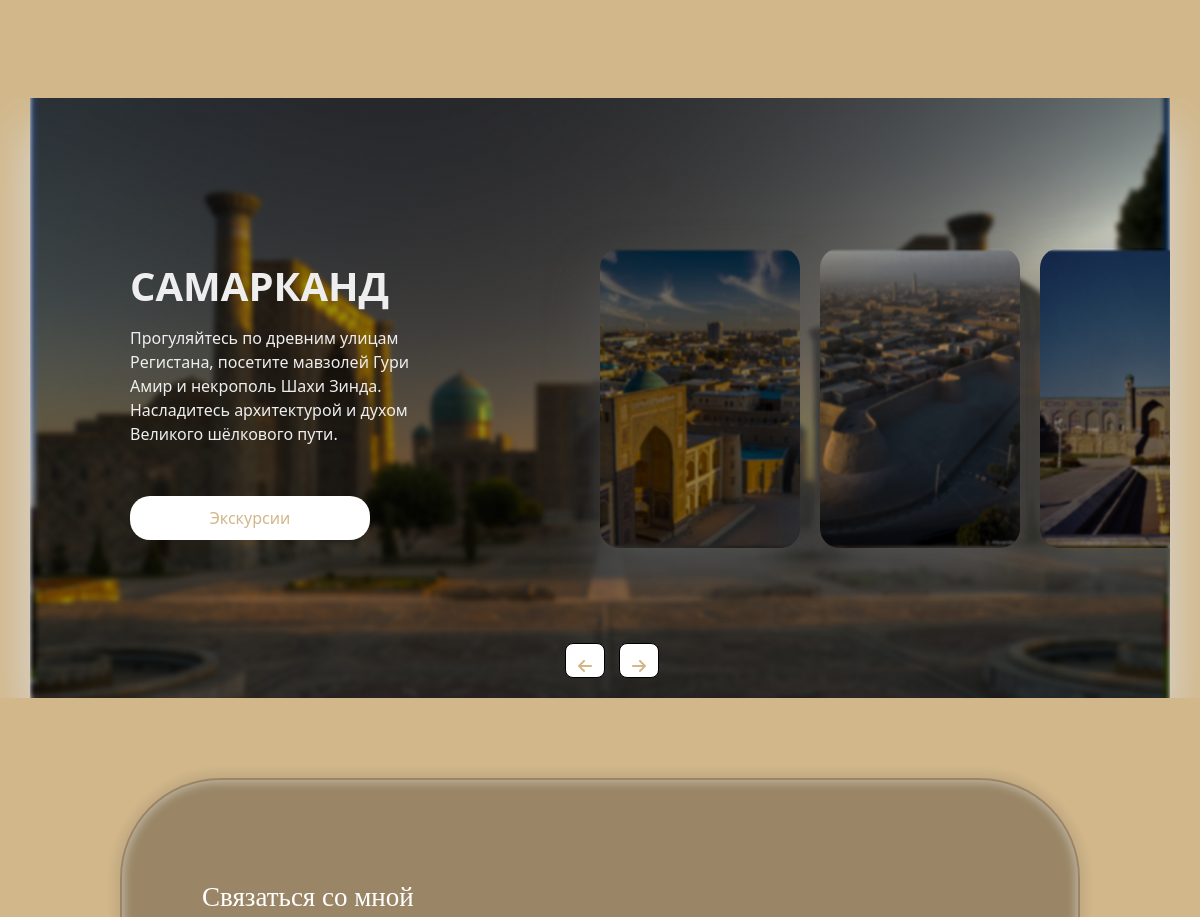
The app's page / (middle part), older data.
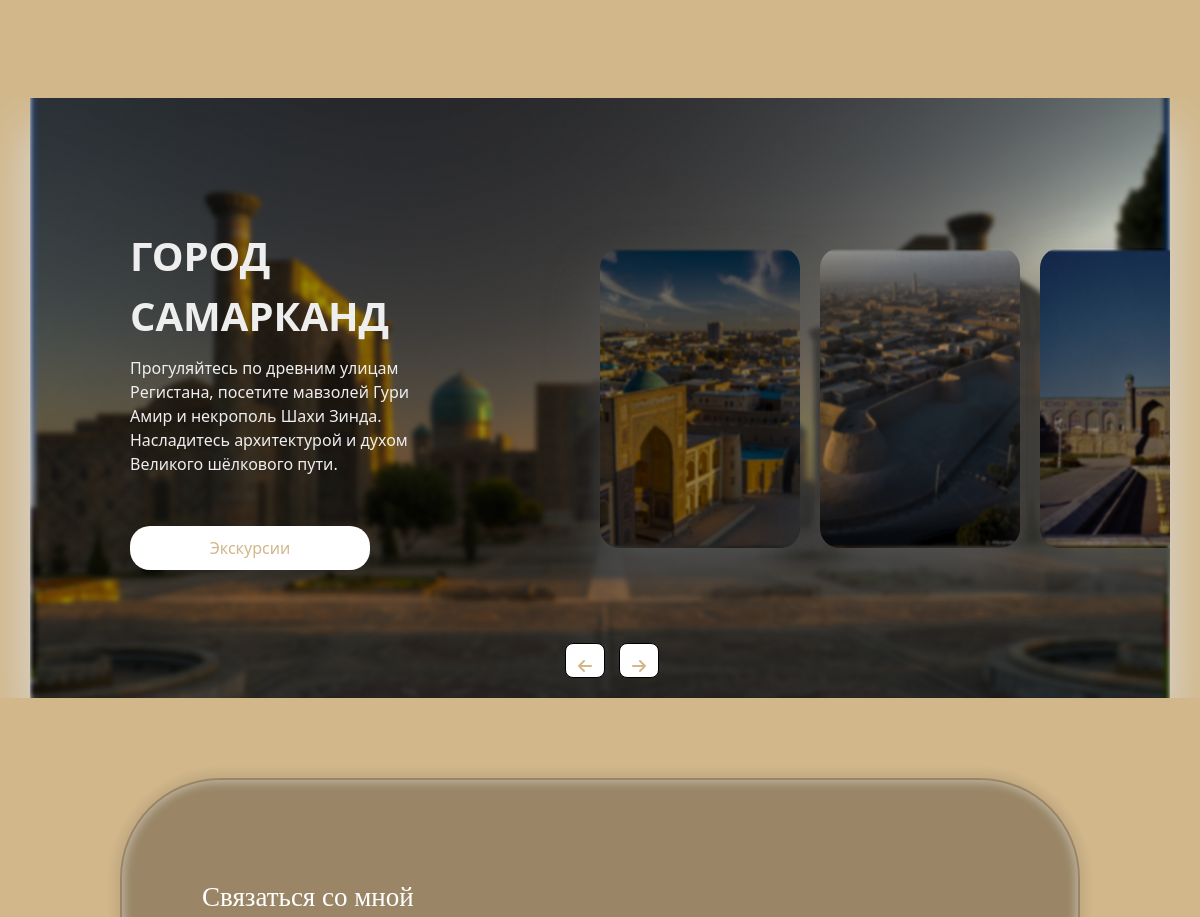
The same page, newer data.
### mainapp/models.py (models this page shows, shortened)
class MainDeskription(models.Model):
    name = models.CharField(max_length=100, verbose_name='Название города')
    description = models.TextField(max_length=1000, blank=True, null=True, verbose_name='Описание города')
    image_city = models.ImageField(upload_to='images/', blank=True, null=True, verbose_name='Картинка города')
    class Meta:
        verbose_name = 'Главная карточка города'
        verbose_name_plural = 'Главные карточки городов'

### mainapp/views.py (the view, shortened to what this page needs)
# urls.py: path('', views.index, name='phoenix_wings'),
def index(request):
    if request.method == 'GET':
        templates = 'mainapp/phoenix_wings.html'
        context = {
            'maincontent': MainDeskription.objects.all(),
        }
        return render(request, templates, context)

### mainapp/templates/mainapp/phoenix_wings.html (shortened to what this page needs)
<!DOCTYPE html>
{% load static %}
<html lang="ru">
<head>
    <link rel="stylesheet" href="{% static 'css/bootstrap.min.css' %}">
    <link rel="stylesheet" href="https://cdnjs.cloudflare.com/ajax/libs/font-awesome/6.4.0/css/all.min.css" />
    <link rel="stylesheet" href="{% static 'css/style.css' %}">
</head>
<body>
<body style="background-color: #D1B78A; display: flex; flex-direction: column">
    <div class="main_content_2" id="travel" style="overflow-x: hidden">
                    <div class="container" style="overflow-x: hidden">
                            <div class="slide">
                                    {% for city in maincontent %}
                                        <div class="item" style="background-image: url({{ city.image_city.url }});">
                                            <div class="content">
                                                <div class="name">{{ city.name }}</div>
                                                <div class="des" style="width: 300px">{{ city.description }}</div>
                                                <button  onclick="window.location.href='{% url 'catalog' city.id %}'">Экскурсии</button>
                                            </div>
                                        </div>
                                    {% endfor %}
                            </div>
                            <div class="button">
                                <button class="prev"><i class="fa-solid fa-arrow-left"></i></button>
                                <button class="next"><i class="fa-solid fa-arrow-right"></i></button>
                            </div>
                    </div>
    </div>
<div class="main_content_4 d-flex justify-content-center align-items-center" id="contact">
    <div class="content_form" id="form_bid">
        <div class="form-container">
            <h2>Связаться со мной</h2>
          </div>
    </div>
</div>
</body>
</body>
</html>

### mainapp/static/css/style.css (style rules this page uses)
.main_content_2 { height: auto; background-color: #D1B78A; }
.main_content_4 { width: 100%; height: 900px; background-color: #D1B78A; }
.content_form { width: 80%; height: 740px; border: solid 2px transparent; border-radius: 100px; box-shadow: 0 0 10px 5px rgba(37, 27, 27, 0.09), inset 0 0 10px 2px rgba(255, 255, 255, 0.4); display: flex; flex-direction: row; justify-content: flex-start; align-items: center; background-color: rgba(28, 23, 23, 0.3); }
.container { position: static; top: 50%; left: 50%; transform: translate(0%, 0%); height: 600px; background: #f5f5f5; box-shadow: 0 30px 50px #dbdbdb; }
.container .slide .item { width: 200px; height: 300px; position: absolute; top: 50%; transform: translate(0, -50%); border-radius: 20px; box-shadow: 0 30px 50px #505050; background-position: 50% 50%; background-size: cover; display: inline-block; transition: 0.5s; }
.slide .item:nth-child(1), .slide .item:nth-child(2) { top: 0; left: 0; transform: translate(0, 0); border-radius: 0; width: 100%; height: 100%; }
.slide .item:nth-child(3) { left: 50%; }
.slide .item:nth-child(4) { left: calc(50% + 220px); }
.slide .item:nth-child(5) { left: calc(50% + 440px); }
.item .content { position: absolute; top: 50%; left: 100px; width: 300px; text-align: left; color: #eee; transform: translate(0, -50%); font-family: system-ui; display: none; }
.slide .item:nth-child(2) .content { display: block; }
.content .name { font-size: 40px; text-transform: uppercase; font-weight: bold; opacity: 0; animation: animate 1s ease-in-out 1 forwards; }
.content .des { margin-top: 10px; margin-bottom: 20px; opacity: 0; animation: animate 1s ease-in-out 0.3s 1 forwards; }
.content button { padding: 10px 20px; border: none; border-radius: 20px; cursor: pointer; opacity: 0; animation: animate 1s ease-in-out 0.6s 1 forwards; }
.button { width: 100%; text-align: center; position: absolute; bottom: 20px; }
.button button { width: 40px; height: 35px; border-radius: 8px; border: none; cursor: pointer; margin: 0 5px; border: 1px solid #000; transition: 0.3s; }
.form-container { width: 400px; padding: 20px; border-radius: 8px; margin-left: 60px; }
.form-container h2 { color: #FFFFFF; font-family: "Playfair Display"; font-size: 27px; }
button { width: 80%; padding: 10px; margin-top: 30px; font-size: 16px; background-color: white; color: #D1B78A; border: none; border-radius: 14px; cursor: pointer; transition: background 0.3s; }

Row changes from the older to the newer data that the page shows:
changed MainDeskription: name "САМАРКАНД" → "ГОРОД САМАРКАНД"
